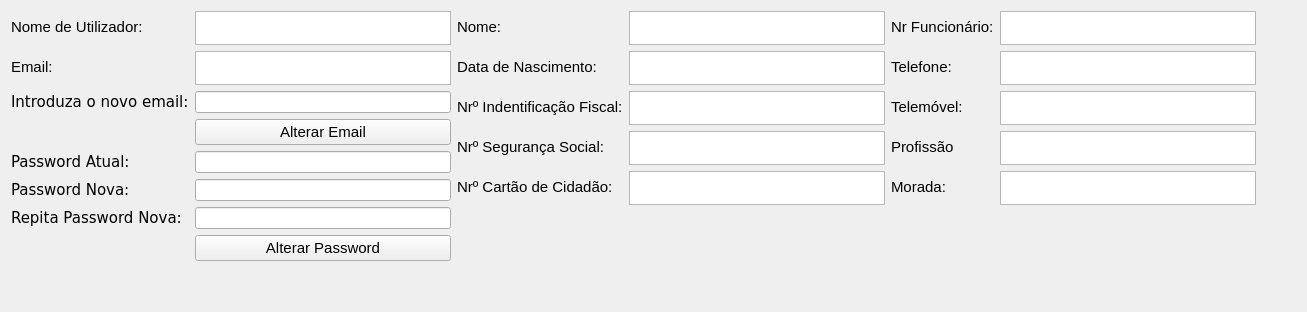
          <widget class="QWidget" name="tab_18">
           <attribute name="title">
            <string>Perfil</string>
           </attribute>
           <layout class="QGridLayout" name="gridLayout_25">
            <item row="0" column="0">
             <layout class="QFormLayout" name="formLayout_19">
              <item row="0" column="0">
               <widget class="QLabel" name="label_114">
                <property name="maximumSize">
                 <size>
                  <width>16777215</width>
                  <height>34</height>
                 </size>
                </property>
                <property name="font">
                 <font>
                  <pointsize>11</pointsize>
                 </font>
                </property>
                <property name="text">
                 <string>Nome de Utilizador:</string>
                </property>
                <property name="alignment">
                 <set>Qt::AlignLeading|Qt::AlignLeft|Qt::AlignVCenter</set>
                </property>
               </widget>
              </item>
              <item row="0" column="1">
               <widget class="QTextBrowser" name="profileUserName">
                <property name="maximumSize">
                 <size>
                  <width>16777215</width>
                  <height>34</height>
                 </size>
                </property>
               </widget>
              </item>
              <item row="1" column="0">
               <widget class="QLabel" name="label_115">
                <property name="maximumSize">
                 <size>
                  <width>16777215</width>
                  <height>34</height>
                 </size>
                </property>
                <property name="font">
                 <font>
                  <pointsize>11</pointsize>
                 </font>
                </property>
                <property name="text">
                 <string>Email:</string>
                </property>
                <property name="alignment">
                 <set>Qt::AlignLeading|Qt::AlignLeft|Qt::AlignVCenter</set>
                </property>
               </widget>
              </item>
              <item row="1" column="1">
               <widget class="QTextBrowser" name="profileEmail">
                <property name="maximumSize">
                 <size>
                  <width>16777215</width>
                  <height>34</height>
                 </size>
                </property>
               </widget>
              </item>
              <item row="2" column="0">
               <widget class="QLabel" name="label_117">
                <property name="maximumSize">
                 <size>
                  <width>16777215</width>
                  <height>34</height>
                 </size>
                </property>
                <property name="font">
                 <font>
                  <family>DejaVu Sans</family>
                  <pointsize>11</pointsize>
                 </font>
                </property>
                <property name="text">
                 <string>Introduza o novo email:</string>
                </property>
               </widget>
              </item>
              <item row="2" column="1">
               <widget class="QLineEdit" name="profileNewEmail">
                <property name="maximumSize">
                 <size>
                  <width>16777215</width>
                  <height>34</height>
                 </size>
                </property>
               </widget>
              </item>
              <item row="3" column="1">
               <widget class="QPushButton" name="profileChangeEmail">
                <property name="font">
                 <font>
                  <pointsize>11</pointsize>
                 </font>
                </property>
                <property name="text">
                 <string>Alterar Email</string>
                </property>
               </widget>
              </item>
              <item row="4" column="0">
               <widget class="QLabel" name="label_39">
                <property name="maximumSize">
                 <size>
                  <width>16777215</width>
                  <height>34</height>
                 </size>
                </property>
                <property name="font">
                 <font>
                  <family>DejaVu Sans</family>
                  <pointsize>11</pointsize>
                 </font>
                </property>
                <property name="text">
                 <string>Password Atual:</string>
                </property>
               </widget>
              </item>
              <item row="4" column="1">
               <widget class="QLineEdit" name="profileCurrentPass">
                <property name="maximumSize">
                 <size>
                  <width>16777215</width>
                  <height>34</height>
                 </size>
                </property>
                <property name="text">
                 <string/>
                </property>
                <property name="echoMode">
                 <enum>QLineEdit::Password</enum>
                </property>
               </widget>
              </item>
              <item row="5" column="0">
               <widget class="QLabel" name="label_40">
                <property name="maximumSize">
                 <size>
                  <width>16777215</width>
                  <height>34</height>
                 </size>
                </property>
                <property name="font">
                 <font>
                  <family>DejaVu Sans</family>
                  <pointsize>11</pointsize>
                 </font>
                </property>
                <property name="text">
                 <string>Password Nova:</string>
                </property>
               </widget>
              </item>
              <item row="5" column="1">
               <widget class="QLineEdit" name="profileNewPass">
                <property name="maximumSize">
                 <size>
                  <width>16777215</width>
                  <height>34</height>
                 </size>
                </property>
                <property name="text">
                 <string/>
                </property>
                <property name="echoMode">
                 <enum>QLineEdit::Password</enum>
                </property>
               </widget>
              </item>
              <item row="6" column="0">
               <widget class="QLabel" name="label_116">
                <property name="maximumSize">
                 <size>
                  <width>16777215</width>
                  <height>34</height>
                 </size>
                </property>
                <property name="font">
                 <font>
                  <family>DejaVu Sans</family>
                  <pointsize>11</pointsize>
                 </font>
                </property>
                <property name="text">
                 <string>Repita Password Nova:</string>
                </property>
               </widget>
              </item>
              <item row="6" column="1">
               <widget class="QLineEdit" name="profileRepPass">
                <property name="maximumSize">
                 <size>
                  <width>16777215</width>
                  <height>34</height>
                 </size>
                </property>
                <property name="text">
                 <string/>
                </property>
                <property name="echoMode">
                 <enum>QLineEdit::Password</enum>
                </property>
               </widget>
              </item>
              <item row="7" column="1">
               <widget class="QPushButton" name="profileChangePass">
                <property name="font">
                 <font>
                  <pointsize>11</pointsize>
                 </font>
                </property>
                <property name="text">
                 <string>Alterar Password</string>
                </property>
               </widget>
              </item>
             </layout>
            </item>
            <item row="0" column="1">
             <layout class="QFormLayout" name="formLayout_20">
              <item row="0" column="0">
               <widget class="QLabel" name="label_111">
                <property name="maximumSize">
                 <size>
                  <width>16777215</width>
                  <height>34</height>
                 </size>
                </property>
                <property name="font">
                 <font>
                  <pointsize>11</pointsize>
                 </font>
                </property>
                <property name="text">
                 <string>Nome:</string>
                </property>
                <property name="alignment">
                 <set>Qt::AlignLeading|Qt::AlignLeft|Qt::AlignVCenter</set>
                </property>
               </widget>
              </item>
              <item row="1" column="0">
               <widget class="QLabel" name="label_85">
                <property name="maximumSize">
                 <size>
                  <width>16777215</width>
                  <height>34</height>
                 </size>
                </property>
                <property name="font">
                 <font>
                  <pointsize>11</pointsize>
                 </font>
                </property>
                <property name="autoFillBackground">
                 <bool>false</bool>
                </property>
                <property name="text">
                 <string>Data de Nascimento:</string>
                </property>
                <property name="alignment">
                 <set>Qt::AlignLeading|Qt::AlignLeft|Qt::AlignVCenter</set>
                </property>
               </widget>
              </item>
              <item row="2" column="0">
               <widget class="QLabel" name="label_109">
                <property name="maximumSize">
                 <size>
                  <width>16777215</width>
                  <height>34</height>
                 </size>
                </property>
                <property name="font">
                 <font>
                  <pointsize>11</pointsize>
                 </font>
                </property>
                <property name="text">
                 <string>Nrº Indentificação Fiscal:</string>
                </property>
                <property name="alignment">
                 <set>Qt::AlignLeading|Qt::AlignLeft|Qt::AlignVCenter</set>
                </property>
               </widget>
              </item>
              <item row="3" column="0">
               <widget class="QLabel" name="label_86">
                <property name="maximumSize">
                 <size>
                  <width>16777215</width>
                  <height>34</height>
                 </size>
                </property>
                <property name="font">
                 <font>
                  <pointsize>11</pointsize>
                 </font>
                </property>
                <property name="text">
                 <string>Nrº Segurança Social:</string>
                </property>
                <property name="alignment">
                 <set>Qt::AlignLeading|Qt::AlignLeft|Qt::AlignVCenter</set>
                </property>
               </widget>
              </item>
              <item row="4" column="0">
               <widget class="QLabel" name="label_113">
                <property name="maximumSize">
                 <size>
                  <width>16777215</width>
                  <height>34</height>
                 </size>
                </property>
                <property name="font">
                 <font>
                  <pointsize>11</pointsize>
                 </font>
                </property>
                <property name="text">
                 <string>Nrº Cartão de Cidadão:</string>
                </property>
                <property name="alignment">
                 <set>Qt::AlignLeading|Qt::AlignLeft|Qt::AlignVCenter</set>
                </property>
               </widget>
              </item>
              <item row="0" column="1">
               <widget class="QTextBrowser" name="profileName">
                <property name="maximumSize">
                 <size>
                  <width>16777215</width>
                  <height>34</height>
                 </size>
                </property>
               </widget>
              </item>
              <item row="4" column="1">
               <widget class="QTextBrowser" name="profileIDNr">
                <property name="maximumSize">
                 <size>
                  <width>16777215</width>
                  <height>34</height>
                 </size>
                </property>
               </widget>
              </item>
              <item row="3" column="1">
               <widget class="QTextBrowser" name="profileSocialNr">
                <property name="maximumSize">
                 <size>
                  <width>16777215</width>
                  <height>34</height>
                 </size>
                </property>
               </widget>
              </item>
              <item row="2" column="1">
               <widget class="QTextBrowser" name="profileNIF">
                <property name="maximumSize">
                 <size>
                  <width>16777215</width>
                  <height>34</height>
                 </size>
                </property>
               </widget>
              </item>
              <item row="1" column="1">
               <widget class="QTextBrowser" name="profileDate">
                <property name="maximumSize">
                 <size>
                  <width>16777215</width>
                  <height>34</height>
                 </size>
                </property>
               </widget>
              </item>
              <item row="5" column="0">
               <spacer name="verticalSpacer_19">
                <property name="orientation">
                 <enum>Qt::Vertical</enum>
                </property>
                <property name="sizeHint" stdset="0">
                 <size>
                  <width>20</width>
                  <height>40</height>
                 </size>
                </property>
               </spacer>
              </item>
             </layout>
            </item>
            <item row="1" column="1">
             <spacer name="verticalSpacer_18">
              <property name="orientation">
               <enum>Qt::Vertical</enum>
              </property>
              <property name="sizeHint" stdset="0">
               <size>
                <width>20</width>
                <height>40</height>
               </size>
              </property>
             </spacer>
            </item>
            <item row="0" column="2">
             <layout class="QFormLayout" name="formLayout_21">
              <item row="0" column="0">
               <widget class="QLabel" name="label_87">
                <property name="maximumSize">
                 <size>
                  <width>16777215</width>
                  <height>34</height>
                 </size>
                </property>
                <property name="font">
                 <font>
                  <pointsize>11</pointsize>
                 </font>
                </property>
                <property name="text">
                 <string>Nr Funcionário:</string>
                </property>
                <property name="alignment">
                 <set>Qt::AlignLeading|Qt::AlignLeft|Qt::AlignVCenter</set>
                </property>
               </widget>
              </item>
              <item row="1" column="0">
               <widget class="QLabel" name="label_91">
                <property name="maximumSize">
                 <size>
                  <width>16777215</width>
                  <height>34</height>
                 </size>
                </property>
                <property name="font">
                 <font>
                  <pointsize>11</pointsize>
                 </font>
                </property>
                <property name="text">
                 <string>Telefone:</string>
                </property>
                <property name="alignment">
                 <set>Qt::AlignLeading|Qt::AlignLeft|Qt::AlignVCenter</set>
                </property>
               </widget>
              </item>
              <item row="2" column="0">
               <widget class="QLabel" name="label_110">
                <property name="maximumSize">
                 <size>
                  <width>16777215</width>
                  <height>34</height>
                 </size>
                </property>
                <property name="font">
                 <font>
                  <pointsize>11</pointsize>
                 </font>
                </property>
                <property name="text">
                 <string>Telemóvel:</string>
                </property>
                <property name="alignment">
                 <set>Qt::AlignLeading|Qt::AlignLeft|Qt::AlignVCenter</set>
                </property>
               </widget>
              </item>
              <item row="3" column="0">
               <widget class="QLabel" name="label_112">
                <property name="maximumSize">
                 <size>
                  <width>16777215</width>
                  <height>34</height>
                 </size>
                </property>
                <property name="font">
                 <font>
                  <pointsize>11</pointsize>
                 </font>
                </property>
                <property name="text">
                 <string>Profissão</string>
                </property>
                <property name="alignment">
                 <set>Qt::AlignLeading|Qt::AlignLeft|Qt::AlignVCenter</set>
                </property>
               </widget>
              </item>
              <item row="4" column="0">
               <widget class="QLabel" name="label_84">
                <property name="maximumSize">
                 <size>
                  <width>16777215</width>
                  <height>34</height>
                 </size>
                </property>
                <property name="font">
                 <font>
                  <pointsize>11</pointsize>
                 </font>
                </property>
                <property name="text">
                 <string>Morada:</string>
                </property>
                <property name="alignment">
                 <set>Qt::AlignLeading|Qt::AlignLeft|Qt::AlignVCenter</set>
                </property>
               </widget>
              </item>
              <item row="0" column="1">
               <widget class="QTextBrowser" name="profileNumber">
                <property name="maximumSize">
                 <size>
                  <width>16777215</width>
                  <height>34</height>
                 </size>
                </property>
               </widget>
              </item>
              <item row="1" column="1">
               <widget class="QTextBrowser" name="profileMobileNr">
                <property name="maximumSize">
                 <size>
                  <width>16777215</width>
                  <height>34</height>
                 </size>
                </property>
               </widget>
              </item>
              <item row="2" column="1">
               <widget class="QTextBrowser" name="profileaPhoneNr">
                <property name="maximumSize">
                 <size>
                  <width>16777215</width>
                  <height>34</height>
                 </size>
                </property>
               </widget>
              </item>
              <item row="3" column="1">
               <widget class="QTextBrowser" name="profileJob">
                <property name="maximumSize">
                 <size>
                  <width>16777215</width>
                  <height>34</height>
                 </size>
                </property>
               </widget>
              </item>
              <item row="4" column="1">
               <widget class="QTextBrowser" name="profileAdress">
                <property name="maximumSize">
                 <size>
                  <width>16777215</width>
                  <height>34</height>
                 </size>
                </property>
               </widget>
              </item>
              <item row="5" column="1">
               <spacer name="verticalSpacer_20">
                <property name="orientation">
                 <enum>Qt::Vertical</enum>
                </property>
                <property name="sizeHint" stdset="0">
                 <size>
                  <width>20</width>
                  <height>40</height>
                 </size>
                </property>
               </spacer>
              </item>
             </layout>
            </item>
            <item row="0" column="3">
             <spacer name="horizontalSpacer_8">
              <property name="orientation">
               <enum>Qt::Horizontal</enum>
              </property>
              <property name="sizeHint" stdset="0">
               <size>
                <width>40</width>
                <height>20</height>
               </size>
              </property>
             </spacer>
            </item>
           </layout>
          </widget>
